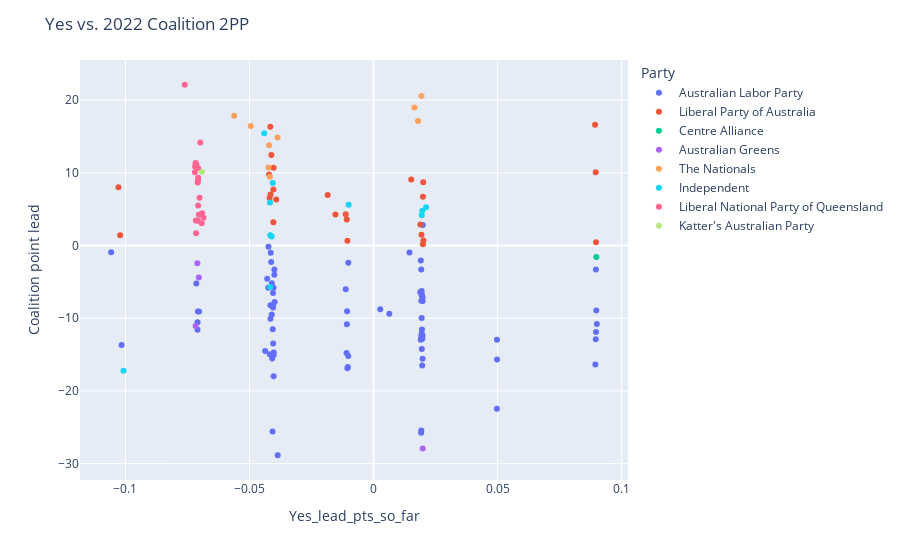

Write notebook code for a chart like this one.
### Code cell
# vs. 2022 2PP

# Create a scatter plot using Plotly Express
fig = px.scatter(filtered_master, x='Yes_lead_pts_so_far', y='Coalition point lead', color='Party', hover_data=['Seat'])

# Add axis lines at 0,0
fig.update_layout(xaxis=dict(zeroline=True), yaxis=dict(zeroline=True))

# Add a title
fig.update_layout(title='Yes vs. 2022 Coalition 2PP')

# Show the plot
fig.show()

### Figure 1 — Plotly figure (JSON) as saved in the notebook; plotly's stock layout.template omitted (floating-point values rounded to 4 significant figures)
{"data": [{"customdata": [["Bean"], ["Fenner"], ["Eden-Monaro"], ["Canberra"], ["Boothby"], ["Makin"], ["Hindmarsh"], ["Spence"], ["Cunningham"], ["Kingston"], ["Solomon"], ["Adelaide"], ["Lalor"], ["Maribyrnong"], ["Hawke"], ["Fraser"], ["Dunkley"], ["Jagajaga"], ["Corio"], ["Burt"], ["Holt"], ["Aston"], ["Fremantle"], ["Brand"], ["Scullin"], ["Macnamara"], ["Calwell"], ["Gorton"], ["Swan"], ["Wills"], ["Pearce"], ["Gellibrand"], ["McMahon"], ["Cowan"], ["Chifley"], ["Perth"], ["Cooper"], ["Bruce"], ["Corangamite"], ["Hasluck"], ["Newcastle"], ["Oxley"], ["Moreton"], ["Isaacs"], ["Reid"], ["Chisholm"], ["Greenway"], ["Barton"], ["Hotham"], ["Lingiari"], ["Higgins"], ["Robertson"], ["Shortland"], ["Macquarie"], ["Franklin"], ["Macarthur"], ["Sydney"], ["Blaxland"], ["Tangney"], ["Whitlam"], ["McEwen"], ["Grayndler"], ["Rankin"], ["Bennelong"], ["Bendigo"], ["Kingsford Smith"], ["Lilley"], ["Blair"], ["Dobell"], ["Ballarat"], ["Paterson"], ["Parramatta"], ["Watson"], ["Werriwa"], ["Gilmore"], ["Hunter"], ["Richmond"], ["Lyons"]], "hovertemplate": "Party=Australian Labor Party<br>Yes_lead_pts_so_far=%{x}<br>Coalition point lead=%{y}<br>Seat=%{customdata[0]}<extra></extra>", "legendgroup": "Australian Labor Party", "marker": {"color": "#636efa", "symbol": "circle"}, "mode": "markers", "name": "Australian Labor Party", "orientation": "v", "showlegend": true, "type": "scatter", "x": [0.04974, 0.04978, -0.04051, 0.04971, 0.08962, 0.09, 0.08979, 0.08956, -0.04022, 0.08941, 0.006357, 0.08966, 0.01967, 0.01973, 0.01979, 0.01961, 0.01938, 0.01961, 0.01911, -0.01019, 0.01976, 0.01984, -0.01056, -0.01039, 0.01976, 0.01947, 0.01931, 0.01939, 0.002686, 0.0192, -0.01067, 0.01952, -0.04104, -0.01076, -0.04048, -0.01088, 0.01925, 0.01934, 0.01924, -0.01121, -0.04028, -0.07098, -0.07079, 0.01942, -0.04097, 0.01883, -0.04064, -0.04089, 0.01945, 0.01449, 0.01905, -0.04126, -0.04032, -0.03988, -0.1016, -0.04053, -0.04072, -0.04185, -0.01019, -0.04155, 0.01922, -0.03863, -0.07032, -0.04146, 0.01939, -0.04371, -0.07094, -0.07145, -0.04055, 0.01904, -0.03999, -0.04287, -0.0403, -0.04246, -0.04235, -0.03999, -0.04159, -0.1058], "xaxis": "x", "y": [-12.95, -15.69, -8.2, -22.46, -3.28, -10.8, -8.95, -12.9, -14.7, -16.35, -9.37, -11.91, -12.82, -12.45, -7.63, -16.5, -6.27, -12.35, -12.84, -15.21, -7.12, 2.81, -16.89, -16.71, -15.58, -12.25, -12.39, -9.97, -8.77, -25.77, -9.04, -11.54, -9.49, -10.82, -13.47, -14.8, -25.46, -6.59, -7.6, -6, -17.98, -11.59, -9.09, -6.85, -5.19, -6.41, -11.53, -15.54, -14.25, -0.95, -2.06, -2.26, -5.82, -7.77, -13.7, -8.53, -25.57, -14.94, -2.38, -10.07, -3.28, -28.85, -9.09, -0.98, -12.11, -14.5, -10.54, -5.23, -6.52, -12.97, -3.31, -4.57, -15.1, -5.82, -0.17, -4.03, -8.23, -0.92], "yaxis": "y"}, {"customdata": [["Hume"], ["Barker"], ["Grey"], ["Banks"], ["Sturt"], ["Lindsay"], ["Hughes"], ["Deakin"], ["Menzies"], ["Mitchell"], ["Cook"], ["Berowra"], ["Flinders"], ["La Trobe"], ["Moore"], ["Casey"], ["Canning"], ["Bradfield"], ["Forrest"], ["Bass"], ["Braddon"], ["Monash"], ["Farrer"], ["Wannon"], ["O'Connor"], ["Durack"]], "hovertemplate": "Party=Liberal Party of Australia<br>Yes_lead_pts_so_far=%{x}<br>Coalition point lead=%{y}<br>Seat=%{customdata[0]}<extra></extra>", "legendgroup": "Liberal Party of Australia", "marker": {"color": "#EF553B", "symbol": "circle"}, "mode": "markers", "name": "Liberal Party of Australia", "orientation": "v", "showlegend": true, "type": "scatter", "x": [-0.04039, 0.08928, 0.08954, -0.04039, 0.08967, -0.03925, -0.04153, 0.01989, 0.0201, -0.04027, -0.04119, -0.04212, 0.01989, 0.02002, -0.01054, 0.01932, -0.01079, -0.04189, -0.01123, -0.1022, -0.1028, 0.01886, -0.04161, 0.01518, -0.01851, -0.01537], "xaxis": "x", "y": [7.72, 16.62, 10.07, 3.2, 0.45, 6.34, 7.01, 0.19, 0.68, 10.69, 12.44, 9.77, 6.7, 8.69, 0.66, 1.48, 3.59, 6.55, 4.29, 1.43, 8.03, 2.9, 16.35, 9.07, 6.97, 4.27], "yaxis": "y"}, {"customdata": [["Mayo"]], "hovertemplate": "Party=Centre Alliance<br>Yes_lead_pts_so_far=%{x}<br>Coalition point lead=%{y}<br>Seat=%{customdata[0]}<extra></extra>", "legendgroup": "Centre Alliance", "marker": {"color": "#00cc96", "symbol": "circle"}, "mode": "markers", "name": "Centre Alliance", "orientation": "v", "showlegend": true, "type": "scatter", "x": [0.08978], "xaxis": "x", "y": [-1.59], "yaxis": "y"}, {"customdata": [["Melbourne"], ["Ryan"], ["Griffith"], ["Brisbane"]], "hovertemplate": "Party=Australian Greens<br>Yes_lead_pts_so_far=%{x}<br>Coalition point lead=%{y}<br>Seat=%{customdata[0]}<extra></extra>", "legendgroup": "Australian Greens", "marker": {"color": "#ab63fa", "symbol": "circle"}, "mode": "markers", "name": "Australian Greens", "orientation": "v", "showlegend": true, "type": "scatter", "x": [0.0198, -0.07103, -0.07172, -0.07043], "xaxis": "x", "y": [-27.91, -2.42, -11.07, -4.4], "yaxis": "y"}, {"customdata": [["Gippsland"], ["Riverina"], ["Lyne"], ["Cowper"], ["Nicholls"], ["Page"], ["Mallee"], ["Parkes"], ["New England"]], "hovertemplate": "Party=The Nationals<br>Yes_lead_pts_so_far=%{x}<br>Coalition point lead=%{y}<br>Seat=%{customdata[0]}<extra></extra>", "legendgroup": "The Nationals", "marker": {"color": "#FFA15A", "symbol": "circle"}, "mode": "markers", "name": "The Nationals", "orientation": "v", "showlegend": true, "type": "scatter", "x": [0.01932, -0.03872, -0.04211, -0.04177, 0.01793, -0.04238, 0.01648, -0.0562, -0.04947], "xaxis": "x", "y": [20.57, 14.85, 13.8, 9.47, 17.15, 10.74, 18.99, 17.84, 16.43], "yaxis": "y"}, {"customdata": [["Clark"], ["Curtin"], ["Kooyong"], ["Goldstein"], ["Mackellar"], ["Warringah"], ["Fowler"], ["North Sydney"], ["Wentworth"], ["Indi"], ["Calare"]], "hovertemplate": "Party=Independent<br>Yes_lead_pts_so_far=%{x}<br>Coalition point lead=%{y}<br>Seat=%{customdata[0]}<extra></extra>", "legendgroup": "Independent", "marker": {"color": "#19d3f3", "symbol": "circle"}, "mode": "markers", "name": "Independent", "orientation": "v", "showlegend": true, "type": "scatter", "x": [-0.1008, -0.01004, 0.01942, 0.01966, -0.04062, -0.04164, -0.04168, -0.04107, -0.04174, 0.02117, -0.04407], "xaxis": "x", "y": [-17.24, 5.6, 4.18, 4.8, 8.6, 1.43, -5.72, 1.26, 5.92, 5.26, 15.45], "yaxis": "y"}, {"customdata": [["Fisher"], ["Petrie"], ["Dickson"], ["Fairfax"], ["McPherson"], ["Forde"], ["Longman"], ["Fadden"], ["Capricornia"], ["Bonner"], ["Hinkler"], ["Moncrieff"], ["Groom"], ["Bowman"], ["Leichhardt"], ["Flynn"], ["Maranoa"], ["Wide Bay"], ["Wright"]], "hovertemplate": "Party=Liberal National Party of Queensland<br>Yes_lead_pts_so_far=%{x}<br>Coalition point lead=%{y}<br>Seat=%{customdata[0]}<extra></extra>", "legendgroup": "Liberal National Party of Queensland", "marker": {"color": "#FF6692", "symbol": "circle"}, "mode": "markers", "name": "Liberal National Party of Queensland", "orientation": "v", "showlegend": true, "type": "scatter", "x": [-0.07089, -0.06911, -0.07154, -0.07078, -0.0707, -0.07043, -0.06926, -0.07066, -0.07013, -0.07085, -0.07203, -0.07142, -0.06983, -0.07071, -0.07164, -0.06853, -0.07612, -0.07174, -0.07194], "xaxis": "x", "y": [8.67, 4.44, 1.7, 8.95, 9.34, 4.23, 3.08, 10.63, 6.59, 3.41, 10.07, 11.19, 14.17, 5.51, 3.44, 3.82, 22.12, 11.34, 10.89], "yaxis": "y"}, {"customdata": [["Kennedy"]], "hovertemplate": "Party=Katter's Australian Party<br>Yes_lead_pts_so_far=%{x}<br>Coalition point lead=%{y}<br>Seat=%{customdata[0]}<extra></extra>", "legendgroup": "Katter's Australian Party", "marker": {"color": "#B6E880", "symbol": "circle"}, "mode": "markers", "name": "Katter's Australian Party", "orientation": "v", "showlegend": true, "type": "scatter", "x": [-0.06922], "xaxis": "x", "y": [10.16], "yaxis": "y"}], "layout": {"legend": {"title": {"text": "Party"}, "tracegroupgap": 0}, "margin": {"t": 60}, "title": {"text": "Yes vs. 2022 Coalition 2PP"}, "xaxis": {"anchor": "y", "domain": [0, 1], "title": {"text": "Yes_lead_pts_so_far"}, "zeroline": true}, "yaxis": {"anchor": "x", "domain": [0, 1], "title": {"text": "Coalition point lead"}, "zeroline": true}}}
